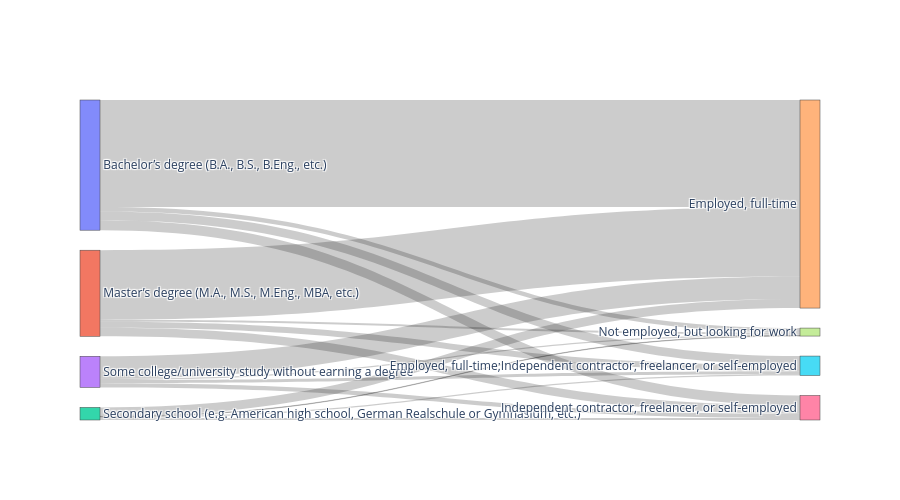

Here is the notebook cell this chart was saved with:
### Code cell
# Limpiar datos clave
df_clean = df.dropna(subset=['EdLevel', 'Employment'])

# Top categorías (para no saturar)
top_edu = df_clean['EdLevel'].value_counts().head(4).index
top_emp = df_clean['Employment'].value_counts().head(4).index

df_sankey = df_clean[
    df_clean['EdLevel'].isin(top_edu) &
    df_clean['Employment'].isin(top_emp)
]

# Crear combinaciones
flow = df_sankey.groupby(['EdLevel', 'Employment']).size().reset_index(name='count')

# Crear nodos
labels = list(pd.concat([flow['EdLevel'], flow['Employment']]).unique())

source = flow['EdLevel'].apply(lambda x: labels.index(x))
target = flow['Employment'].apply(lambda x: labels.index(x))

fig_sankey = go.Figure(go.Sankey(
    node=dict(label=labels),
    link=dict(
        source=source,
        target=target,
        value=flow['count']
    )
))

fig_sankey.update_layout(
    template='plotly_white',
    height=500
)

### Figure 1 — Plotly figure (JSON) as saved in the notebook; plotly's stock layout.template omitted (floating-point values rounded to 4 significant figures)
{"data": [{"link": {"source": [0, 0, 0, 0, 1, 1, 1, 1, 2, 2, 2, 2, 3, 3, 3, 3], "target": [4, 5, 6, 7, 4, 5, 6, 7, 4, 5, 6, 7, 4, 5, 6, 7], "value": [16020, 1335, 1471, 659, 10401, 921, 1258, 303, 1350, 174, 304, 56, 3369, 475, 638, 178]}, "node": {"label": ["Bachelor’s degree (B.A., B.S., B.Eng., etc.)", "Master’s degree (M.A., M.S., M.Eng., MBA, etc.)", "Secondary school (e.g. American high school, German Realschule or Gymnasium, etc.)", "Some college/university study without earning a degree", "Employed, full-time", "Employed, full-time;Independent contractor, freelancer, or self-employed", "Independent contractor, freelancer, or self-employed", "Not employed, but looking for work"]}, "type": "sankey"}], "layout": {"height": 500}}
